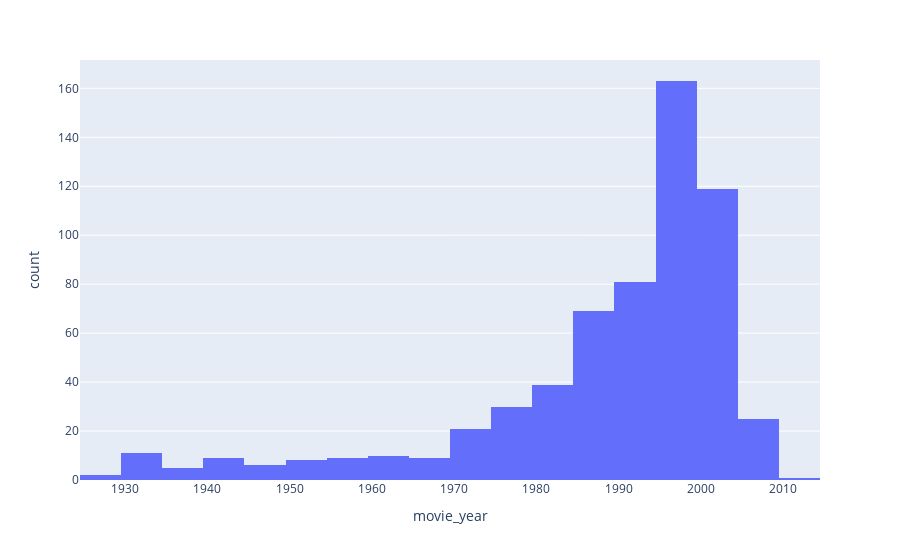

Notebook source saved alongside this figure:
### Code cell
px.histogram(movie_metadata, x="movie_year")

### Figure 1 — Plotly figure (JSON) as saved in the notebook; plotly's stock layout.template omitted (floating-point values rounded to 4 significant figures; data arrays with more than 128 entries replaced by an {"elided": "..."} marker saying what was removed)
{"data": [{"alignmentgroup": "True", "bingroup": "x", "hovertemplate": "movie_year=%{x}<br>count=%{y}<extra></extra>", "legendgroup": "", "marker": {"color": "#636efa", "pattern": {"shape": ""}}, "name": "", "offsetgroup": "", "orientation": "v", "showlegend": false, "type": "histogram", "x": {"elided": "617 int values"}, "xaxis": "x", "yaxis": "y"}], "layout": {"barmode": "relative", "legend": {"tracegroupgap": 0}, "margin": {"t": 60}, "xaxis": {"anchor": "y", "domain": [0, 1], "title": {"text": "movie_year"}}, "yaxis": {"anchor": "x", "domain": [0, 1], "title": {"text": "count"}}}}
